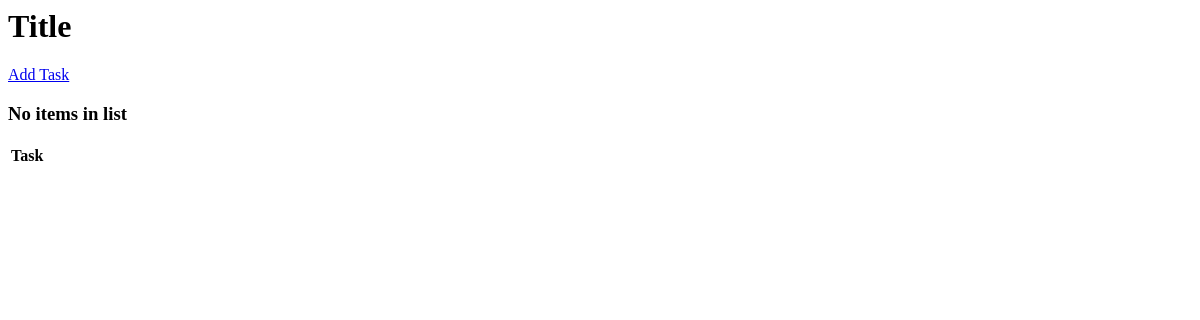
/, run on an earlier commit of the app's database.
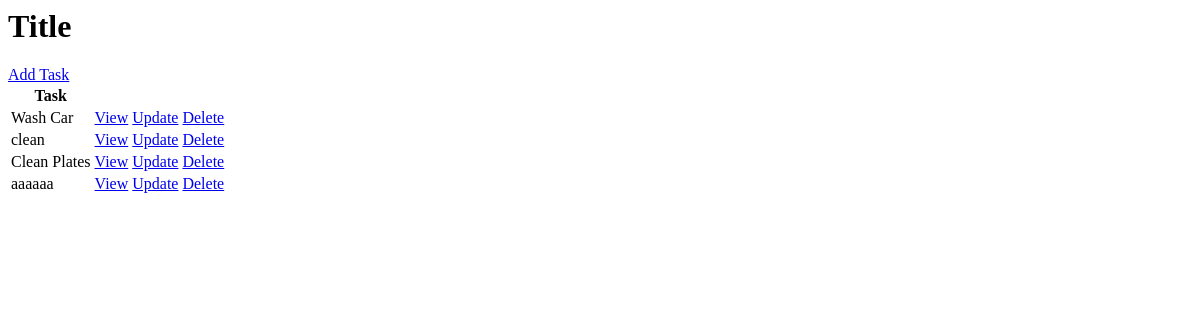
And on a later commit of the database.
### ToDo_App/models.py (models this page shows, shortened)
class Task(models.Model):
    user = models.ForeignKey(
        User, on_delete=models.CASCADE, null=True, blank=True) # null=True, blank=True allows for no user to be assigned to a task
    title = models.CharField(max_length=200) # max_length is required
    description = models.TextField(null=True, blank=True)
    completed = models.BooleanField(default=False)
    created_at = models.DateTimeField(auto_now_add=True)
    class Meta:
        ordering = ['completed']

### ToDo_App/views.py (the view)
# urls.py: 2. Add a URL to urlpatterns:  path('', Home.as_view(), name='home')
class Home(ListView):
    model = Task
    template_name = 'home.html'
    context_object_name = 'tasks'

### ToDo_App/templates/ToDo_App/task_list.html (shortened to what this page needs)
<html lang="en">
<head>
</head>
<body>
    <h1>Title</h1>
    <a href="{% url 'task_form' %}">Add Task</a>
    <table>
        <tr>
            <th>Task</th>
        </tr>
        {% for task in tasks %}
        <tr>
            <td>{{ task.title }}</td>
            <td><a href="{% url 'task_detail' task.id %}">View</a></td>
            <td><a href="{% url 'task_update' task.id %}">Update</a></td>
            <td><a href="{% url 'task_delete' task.id %}">Delete</a></td>
        </tr>
        {% empty %}
            <h3>No items in list</h3>
        {% endfor %}
</body>
</html>

What changed in the data, as far as the page shows it:
added Task: title "Wash Car"
added Task: title "clean"
added Task: title "Clean Plates"
added Task: title "aaaaaa"
Also different on the page:
text no longer shown: "No items in list"
